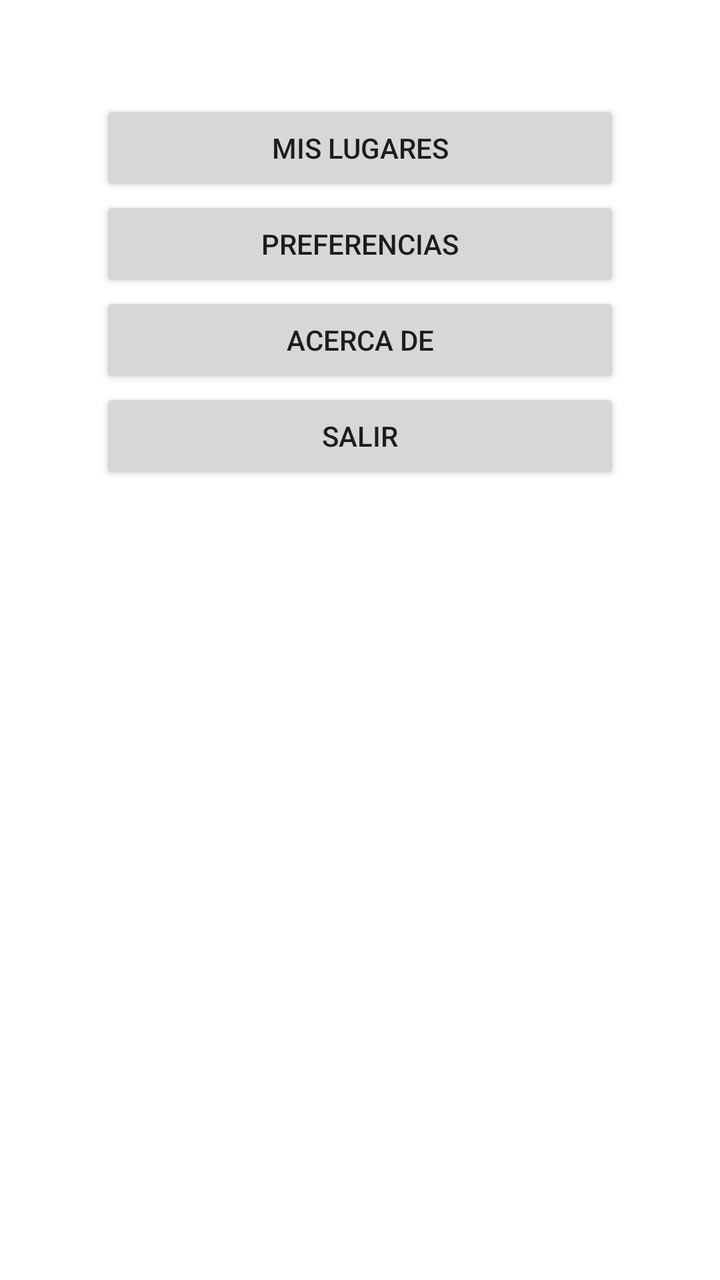
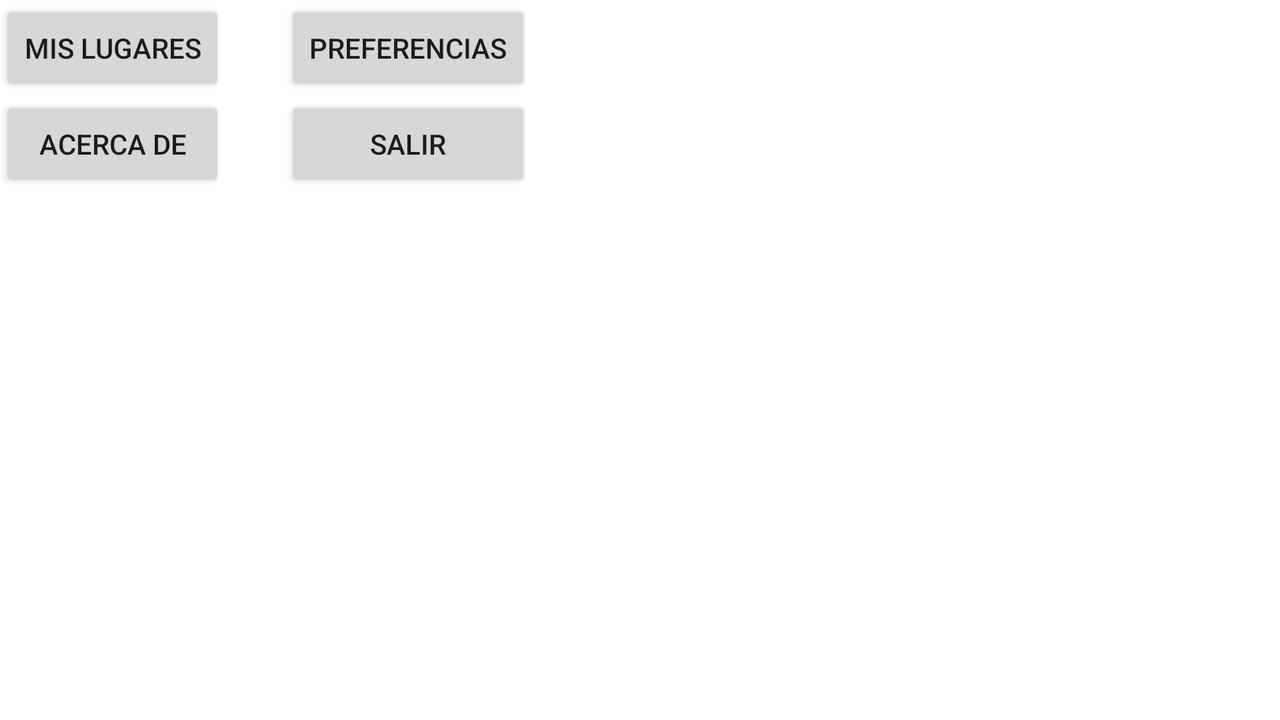

An Android layout and its configuration variant, each rendered on a device that would load it. The default file and the variant file are quoted in full after the pictures.
<!-- AndroidManifest.xml: application theme Theme.MisLugares -->
<!-- res/layout/content_main.xml -->
<?xml version="1.0" encoding="utf-8"?>
<androidx.core.widget.NestedScrollView xmlns:android="http://schemas.android.com/apk/res/android"
    xmlns:app="http://schemas.android.com/apk/res-auto"
    xmlns:tools="http://schemas.android.com/tools"
    android:id="@+id/contenedor"
    android:layout_width="match_parent"
    android:layout_height="match_parent"
    app:layout_behavior="@string/appbar_scrolling_view_behavior"
    tools:context=".presentacion.MainActivity"
    tools:showIn="@layout/activity_main">


    <LinearLayout
        android:layout_width="match_parent"
        android:layout_height="wrap_content"
        android:orientation="vertical"
        android:padding="50dp">

        <Button
            android:id="@+id/btn_MisLugares"
            android:layout_width="match_parent"
            android:layout_height="wrap_content"
            android:text="@string/btnMisLugares" />

        <Button
            android:id="@+id/btn_Preferencias"
            android:layout_width="match_parent"
            android:layout_height="wrap_content"
            android:onClick="lanzarPreferencias"
            android:text="@string/btnPreferencias" />

        <Button
            android:id="@+id/btn_Acerca_de"
            android:layout_width="match_parent"
            android:layout_height="wrap_content"
            android:onClick="lanzarAcercaDe"
            android:text="@string/btnAcerca" />

        <Button
            android:id="@+id/btn_Salir"
            android:layout_width="match_parent"
            android:layout_height="wrap_content"
            android:onClick="finish"
            android:text="@string/btnSalir" />

    </LinearLayout>
</androidx.core.widget.NestedScrollView>
<!-- res/layout/activity_main.xml (included above) -->
<?xml version="1.0" encoding="utf-8"?>
<androidx.coordinatorlayout.widget.CoordinatorLayout xmlns:android="http://schemas.android.com/apk/res/android"
    xmlns:app="http://schemas.android.com/apk/res-auto"
    xmlns:tools="http://schemas.android.com/tools"
    android:layout_width="match_parent"
    android:layout_height="match_parent"
    android:fitsSystemWindows="true"
    tools:context=".presentacion.MainActivity">

    <com.google.android.material.appbar.AppBarLayout
        android:id="@+id/app_bar"
        android:layout_width="match_parent"
        android:layout_height="@dimen/app_bar_height"
        android:fitsSystemWindows="true"
        android:theme="@style/Theme.MisLugares.AppBarOverlay">

        <com.google.android.material.appbar.CollapsingToolbarLayout
            android:id="@+id/toolbar_layout"
            android:layout_width="match_parent"
            android:layout_height="match_parent"
            android:fitsSystemWindows="true"
            app:contentScrim="?attr/colorPrimary"
            app:layout_scrollFlags="scroll|exitUntilCollapsed"
            app:toolbarId="@+id/toolbar">

            <androidx.appcompat.widget.Toolbar
                android:id="@+id/toolbar"
                android:layout_width="match_parent"
                android:layout_height="?attr/actionBarSize"
                app:layout_collapseMode="pin"
                app:popupTheme="@style/Theme.MisLugares.PopupOverlay" />

        </com.google.android.material.appbar.CollapsingToolbarLayout>
    </com.google.android.material.appbar.AppBarLayout>

    <include layout="@layout/content_main" />

    <com.google.android.material.floatingactionbutton.FloatingActionButton
        android:id="@+id/fab"
        android:layout_width="wrap_content"
        android:layout_height="wrap_content"
        android:layout_margin="@dimen/fab_margin"
        app:layout_anchor="@id/app_bar"
        app:layout_anchorGravity="bottom|end"
        app:srcCompat="@android:drawable/ic_dialog_email"
        android:contentDescription="TODO" />

</androidx.coordinatorlayout.widget.CoordinatorLayout>
<!-- resources referenced by this layout -->
<resources>
  <string name="btnAcerca">Acerca De</string>
  <string name="btnMisLugares">Mis lugares</string>
  <string name="btnPreferencias">Preferencias</string>
  <string name="btnSalir">Salir</string>
  <style name="Theme.MisLugares.AppBarOverlay" parent="ThemeOverlay.AppCompat.Dark.ActionBar" />
  <style name="Theme.MisLugares.PopupOverlay" parent="ThemeOverlay.AppCompat.Light" />
  <style name="Theme.MisLugares" parent="Theme.MaterialComponents.DayNight.DarkActionBar">
          
          <item name="colorPrimary">@color/purple_500</item>
          <item name="colorPrimaryVariant">@color/purple_700</item>
          <item name="colorOnPrimary">@color/white</item>
          
          <item name="colorSecondary">@color/teal_200</item>
          <item name="colorSecondaryVariant">@color/teal_700</item>
          <item name="colorOnSecondary">@color/black</item>
          
          <item name="android:statusBarColor" tools:targetApi="l">?attr/colorPrimaryVariant</item>
          
      </style>
  <color name="purple_500">#FF6200EE</color>
  <color name="purple_700">#FF3700B3</color>
  <color name="white">#FFFFFFFF</color>
  
      //Colores spinner
  <color name="teal_200">#FF03DAC5</color>
  <color name="teal_700">#FF018786</color>
  <color name="black">#FF000000</color>
</resources>
<!-- res/layout-land/content_main.xml (the author's variant of the layout above) -->
<!-- drawn on the phone turned sideways -->
<?xml version="1.0" encoding="utf-8"?>
<LinearLayout xmlns:android="http://schemas.android.com/apk/res/android"
    android:layout_width="match_parent"
    android:layout_height="match_parent"
    android:orientation="vertical">

    <TableLayout
        android:layout_width="match_parent"
        android:layout_height="match_parent">

        <TableRow
            android:layout_width="match_parent"
            android:layout_height="match_parent"
            android:orientation="vertical">

            <Button
                android:id="@+id/btn_MisLugares"
                android:layout_width="match_parent"
                android:layout_height="wrap_content"
                android:layout_marginEnd="30dp"
                android:layout_marginRight="30dp"
                android:text="@string/btnMisLugares" />

            <Button
                android:id="@+id/button2"
                android:layout_width="match_parent"
                android:layout_height="wrap_content"
                android:layout_marginEnd="30dp"
                android:layout_marginRight="30dp"
                android:text="@string/btnPreferencias" />

        </TableRow>

        <TableRow
            android:layout_width="match_parent"
            android:layout_height="match_parent"
            android:orientation="vertical">

            <Button
                android:id="@+id/button3"
                android:layout_width="match_parent"
                android:layout_height="wrap_content"
                android:layout_marginEnd="30dp"
                android:layout_marginRight="30dp"
                android:text="@string/btnAcerca" />

            <Button
                android:id="@+id/button4"
                android:layout_width="match_parent"
                android:layout_height="wrap_content"
                android:layout_marginEnd="30dp"
                android:layout_marginRight="30dp"
                android:text="@string/btnSalir" />


        </TableRow>


    </TableLayout>
</LinearLayout>
<!-- resources referenced by the variant -->
<!-- as the phone turned sideways resolves them -->
<resources>
  <string name="btnAcerca">Acerca De</string>
  <string name="btnMisLugares">Mis lugares</string>
  <string name="btnPreferencias">Preferencias</string>
  <string name="btnSalir">Salir</string>
  <style name="Theme.MisLugares" parent="Theme.MaterialComponents.DayNight.DarkActionBar">
          
          <item name="colorPrimary">@color/purple_500</item>
          <item name="colorPrimaryVariant">@color/purple_700</item>
          <item name="colorOnPrimary">@color/white</item>
          
          <item name="colorSecondary">@color/teal_200</item>
          <item name="colorSecondaryVariant">@color/teal_700</item>
          <item name="colorOnSecondary">@color/black</item>
          
          <item name="android:statusBarColor" tools:targetApi="l">?attr/colorPrimaryVariant</item>
          
      </style>
  <color name="purple_500">#FF6200EE</color>
  <color name="purple_700">#FF3700B3</color>
  <color name="white">#FFFFFFFF</color>
  
      //Colores spinner
  <color name="teal_200">#FF03DAC5</color>
  <color name="teal_700">#FF018786</color>
  <color name="black">#FF000000</color>
</resources>
